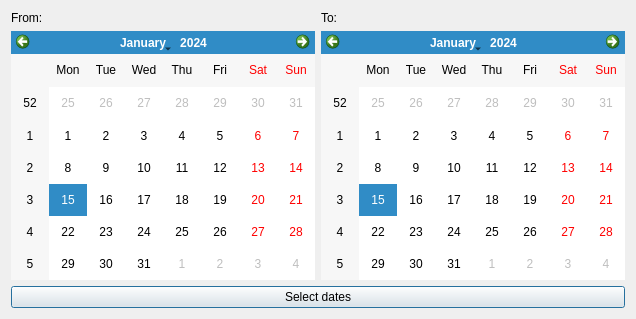
<?xml version="1.0" encoding="UTF-8"?>
<ui version="4.0">
 <class>TimeRangeDialog</class>
 <widget class="QDialog" name="TimeRangeDialog">
  <property name="geometry">
   <rect>
    <x>0</x>
    <y>0</y>
    <width>636</width>
    <height>319</height>
   </rect>
  </property>
  <property name="windowTitle">
   <string>Dialog</string>
  </property>
  <layout class="QVBoxLayout" name="verticalLayout_2">
   <item>
    <layout class="QVBoxLayout" name="verticalLayout">
     <property name="sizeConstraint">
      <enum>QLayout::SetDefaultConstraint</enum>
     </property>
     <item>
      <layout class="QHBoxLayout" name="horizontalLayout_2">
       <item>
        <widget class="QLabel" name="label">
         <property name="text">
          <string>From:</string>
         </property>
        </widget>
       </item>
       <item>
        <widget class="QLabel" name="endDateLabel">
         <property name="text">
          <string>To:</string>
         </property>
        </widget>
       </item>
      </layout>
     </item>
     <item>
      <layout class="QHBoxLayout" name="horizontalLayout">
       <item>
        <widget class="QCalendarWidget" name="startDateCalendar"/>
       </item>
       <item>
        <widget class="QCalendarWidget" name="endDateCalendar"/>
       </item>
      </layout>
     </item>
     <item>
      <widget class="QPushButton" name="selectButton">
       <property name="text">
        <string>Select dates</string>
       </property>
      </widget>
     </item>
    </layout>
   </item>
  </layout>
 </widget>
 <resources/>
 <connections/>
</ui>
